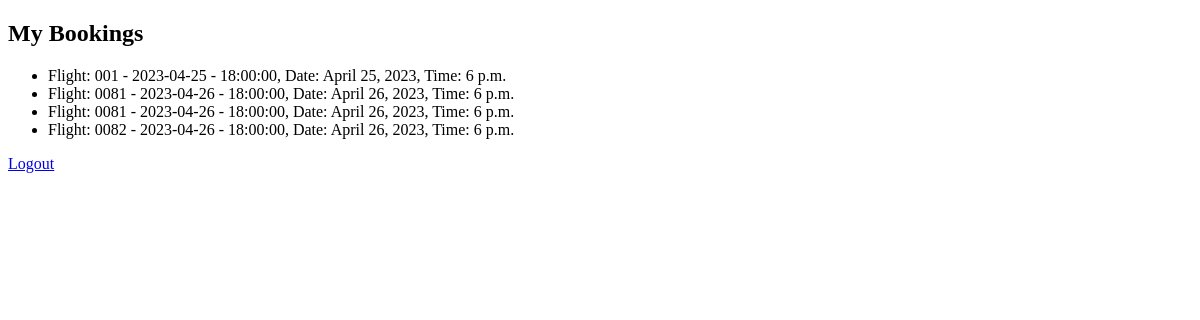
Before: /app/my_bookings/ (signed in) with the older database file.
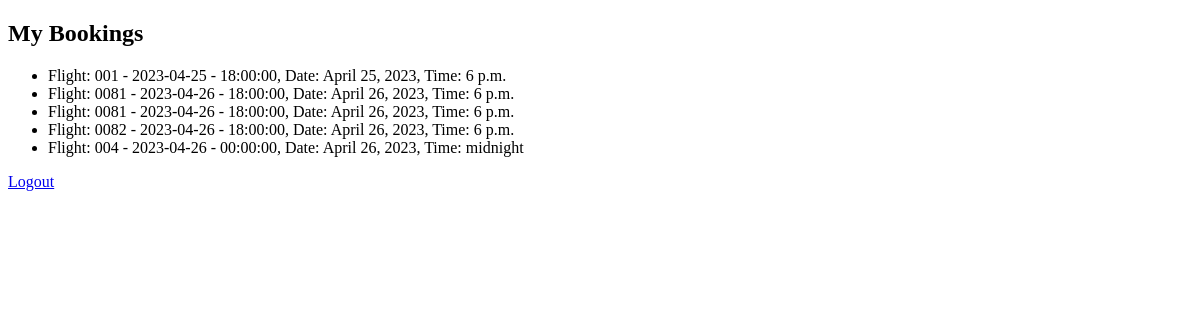
After: the same page with the newer database file.
### app/models.py (models this page shows, shortened)
class Booking(models.Model):
    flight = models.ForeignKey(Flight, on_delete=models.CASCADE, related_name='bookings')
    user = models.ForeignKey(User, on_delete=models.CASCADE, related_name='bookings')
    timestamp = models.DateTimeField(auto_now_add=True)

class Flight(models.Model):
    number = models.CharField(max_length=10)
    date = models.DateField()
    time = models.TimeField()
    seats = models.IntegerField(default=60)
    from_city = models.CharField(max_length=100, default='Chennai')
    to_city = models.CharField(max_length=100, default='Kanpur')
    def __str__(self):
        return f'{self.number} - {self.date} - {self.time}'

### app/views.py (the view)
# urls.py: path('my_bookings/', views.my_bookings, name='my_bookings'),
@login_required
def my_bookings(request):
    bookings = Booking.objects.filter(user=request.user)
    return render(request, 'mybookings.html', {'bookings': bookings})

### templates/mybookings.html
{% extends 'base.html' %}
{% block content %}
  <h2>My Bookings</h2>
  {% if bookings %}
    <ul>
      {% for booking in bookings %}
        <li>Flight: {{ booking.flight }}, Date: {{ booking.flight.date }}, Time: {{ booking.flight.time }}</li>
      {% endfor %}
    </ul>
  {% else %}
    <p>No bookings found.</p>
  {% endif %}
  <a href="{% url 'logout' %}">Logout</a>
{% endblock %}

Changed rows visible on the page:
added Booking: flight "004 - 2023-04-26 - 00:00:00", flight "April 26, 2023", flight.time "midnight"
